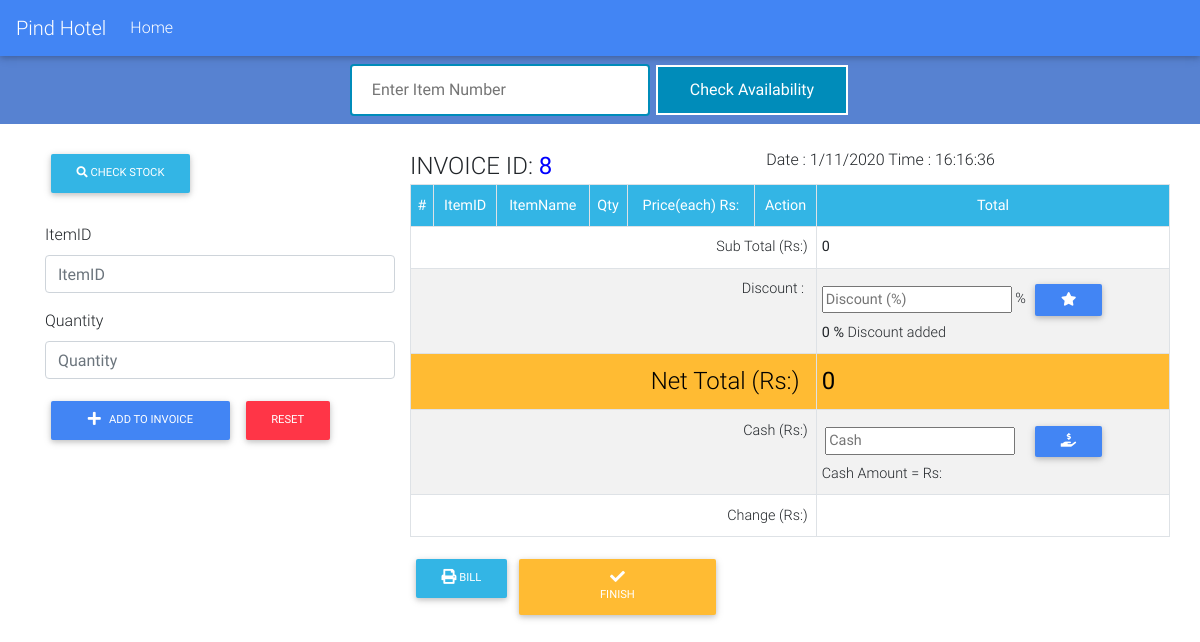
Screenshot of /CashierInvoiceadmin.php with the database file from the repository.
### tables this page shows
CREATE TABLE `cashierinvoice` (
  `id` int(11) NOT NULL,
  `subTotal` varchar(20) NOT NULL,
  `discount` varchar(20) NOT NULL,
  `netTotal` varchar(20) NOT NULL,
  `dateTime` date NOT NULL DEFAULT current_timestamp(),
  `CashAmt` varchar(20) NOT NULL,
  `ChangeAmt` varchar(20) NOT NULL,
  `waiter_id` int(11) NOT NULL,
  `paid` tinyint(1) NOT NULL DEFAULT 0
);

### Cashier_process.php (called while the page is built, shortened)
<?php
$update = false;
$ItemID = '';
$ItemQuantity ='';
?>

### CashierInvoiceadmin.php (the view, shortened to what this page needs)
<!DOCTYPE html>
<html lang="en">
<head>
  <link rel="stylesheet" href="https://use.fontawesome.com/releases/v5.8.2/css/all.css">
  <link href="css/bootstrap.min.css" rel="stylesheet">
  <link href="css/mdb.min.css" rel="stylesheet">
  <link href="css/style.css" rel="stylesheet">
  <link href="css/stock_style.css" type="text/css" rel="stylesheet" media="screen,projection"/>
</head>
<body onload=display_ct();>
  <nav class="navbar navbar-expand-lg navbar-dark primary-color">
        <a class="navbar-brand" href="Dashboard.php">Pind Hotel</a>
        <div class="collapse navbar-collapse" id="basicExampleNav">
          <ul class="navbar-nav mr-auto">
            <li class="nav-item ">
              <a class="nav-link" href="Dashboard.php">Home
              </a>
            </li>
          </ul>
        </div>
      </nav>
  <?php require_once 'Cashier_process.php'; ?>
  <div style="background-color: rgba(33, 89, 194, 0.753)">
    <form align = "center" name = "CashierCheckAvailabilityForm" method="POST" action="CashierInvoiceAvailability.php">
      <input type="text2" id="fname" name="ItemID" placeholder="Enter Item Number" required>
      <button class="buttoncheackcash" name="check" data-toggle="modal" onclick="action='CashierInvoiceAvailability.php';" data-target="#modalLoginForm">Check Availability</button>
      </form>
  </div>
  <br>
  <div class="container">
    <div class="row">
      <div class="col-lg-4">
      <div float-right>
      <a align="right" href="StockReports.php" class ="btn btn-info btn-md" >
                          <i class="fa fa-search"> </i> Check Stock</a>
            </div>
      <?php require_once 'Cashier_process.php'; ?>
        <?php
        $inID = $mysqli->query("SELECT id FROM cashierinvoice ORDER BY id DESC LIMIT 1") or die($mysqli->error);
        $rowinID = $inID->fetch_array();
        ?>
        <form action="Cashier_process.php" method="POST">
        <?php if ($update == true):
		            ?>
                <div class="form-group">
  <input type="hidden" name="id" value="<?php echo $rowinID['id']; ?>">
    <label for="formGroupExampleInput">ItemID</label>
    <input type="text" class="form-control" value ="<?php echo $ItemID; ?>" name ="ItemID" id ="ItemID" placeholder="ItemID" readonly>
  </div>
  <div class="form-group">
    <label for="formGroupExampleInput2">Quantity</label>
    <input type="text" class="form-control" value ="<?php echo $ItemQuantity; ?>" name="ItemQuantity" id="ItemQuantity" placeholder="Quantity" required>
  </div>
		            <?php else: ?>
                <div class="form-group">
    <label for="formGroupExampleInput">ItemID</label>
    <input type="text" class="form-control" value ="<?php echo $ItemID; ?>" name ="ItemID" id ="ItemID" placeholder="ItemID" required>
  </div>
  <div class="form-group">
    <label for="formGroupExampleInput2">Quantity</label>
    <input type="text" class="form-control" value ="<?php echo $ItemQuantity; ?>" name="ItemQuantity" id="ItemQuantity" placeholder="Quantity" required>
  </div>
                  <?php endif; ?>
  <?php
		              if ($update == true):
		            ?>
                  <button type="submit" class="btn btn-warning btn-md" name="update">Update</button>
                  <button type="submit" class="btn btn-danger btn-md" name="cancle" onclick="action='CashierInvoice.php';">Cancle</button>
		            <?php else: ?>
                <button type="submit" class="btn btn-primary btn-md" name="save" >&nbsp&nbsp&nbsp&nbsp<i class="fa fa-plus fa-lg"></i>&nbsp&nbsp Add to invoice&nbsp&nbsp&nbsp&nbsp</button>
                  <button type="reset" class="btn btn-danger btn-md">RESET</button>
                  <?php endif; ?>
</form> <br>
    </div>
    <?php
        $mysqli = new mysqli('localhost', 'ahad', '', 'restaurant') or die(mysqli_error($mysqli));
    ?>
      <div class="col">
      <div class="row">
      <font size="5">INVOICE ID:&nbsp; </font><font size="5" color="blue"><b><?php echo $rowinID['id']; ?></b></font> <span id='ct' ></span>
      <table border="" width="100%" class="table table-sm table-striped table-bordered" cellspacing="0">
        <tr style="color: white;" class="bg-info" align="center">
          <td><b>#</b></td>
          <td><b>ItemID</b></td>
          <td><b>ItemName</b></td>
          <td><b>Qty</b></td>
          <td><b>Price(each) Rs:</b></td>
          <td><b>Action</b></td>
          <td><b>Total</b></td>
        </tr>
              <?php
              $inid=$rowinID['id'];
        $subTot = $mysqli->query("SELECT * FROM cashierinvoice WHERE id='$inid'") or die($mysqli->error);
        $subTota = $subTot->fetch_array();
        ?>
        <tr>
          <td colspan="6" align="right">Sub Total  (Rs:)&nbsp</td>
          <td><b><?php echo $subTota['subTotal']; ?></b></td>
        </tr>
        <tr>
          <td colspan="6" align="right">Discount : &nbsp</td>
          <td>
          <form action="Cashier_process.php" method="POST">
          <input type="text" width="" name="rate" placeholder="Discount (%)" required> %
          <button type="submit" class="btn btn-primary btn-sm" name="discount" ><i class="fa fa-star fa-spin fa-lg"></i></button>
          </form> <b><?php echo $subTota['discount']; ?> %</b> Discount added
        </td>
        </tr>
        <tr style="color: black;" class="bg-warning">
          <td colspan="6" align="right"><font size="5">Net Total  (Rs:) &nbsp</font></td>
          <td><font size="5"><b><?php echo $subTota['netTotal']; ?></b></font></td>
        </tr>
        <form action="Cashier_process.php" method="POST">
        <tr>
          <td colspan="6" align="right">Cash  (Rs:)&nbsp</td>
          <td>&nbsp<input type="text" width="" name ="Amt" placeholder="Cash" required>&nbsp&nbsp&nbsp
          <button type="submit" class="btn btn-primary btn-sm" name="Cash"><i class="fa fa-hand-holding-usd fa-lg"></i></button>
          <br>Cash Amount = Rs: <b><?php echo $subTota['CashAmt']; ?></b>
        </td>
        </tr>
        <tr>
          <td colspan="6" align="right">Change  (Rs:)&nbsp</td>
          <td><b><?php echo $subTota['ChangeAmt']; ?><b></td>
        </tr></form>
      </table>
      </div><div class="row">
      <p align="right" >
      <a href="CashierBill.php"
                          class ="btn btn-info btn-md">
                          <i class="fa fa-print fa-lg"></i> Bill
                        </a>
<form action="Cashier_process.php" method="POST">
			<button type="submit" class="btn btn-warning btn-md" name="new"><i class="fa fa-check fa-lg"></i>
          </i><br>&nbsp&nbsp&nbsp&nbsp&nbsp&nbsp&nbsp&nbsp&nbsp&nbsp&nbsp&nbsp&nbsp&nbsp&nbsp&nbsp&nbsp&nbsp&nbsp Finish &nbsp&nbsp&nbsp&nbsp&nbsp&nbsp&nbsp&nbsp&nbsp&nbsp&nbsp&nbsp&nbsp&nbsp&nbsp&nbsp&nbsp&nbsp&nbsp</button>
			</p></form>
      <br>
      </div></div>
      </div>
      </div>
  </body>
  </html>

### css/stock_style.css (style rules this page uses)
nav ul a, nav .brand-logo { color: #444; }
p { line-height: 2rem; }
input[type=text2] { width: 25%; padding: 12px 20px; margin: 8px 0; box-sizing: border-box; background-color: #ffffff; color: black; border: 2px solid #008CBA; border-radius: 4px; }
.buttoncheackcash { background-color: #008CBA; border: 2px solid #ffffff; color: white; padding: 11px 32px; text-align: center; text-decoration: none; display: inline-block; font-size: 16px; margin: 4px 2px; cursor: pointer; }

### rows the page displays
cashierinvoice: id "8", subTotal "0", discount "0", netTotal "0"
